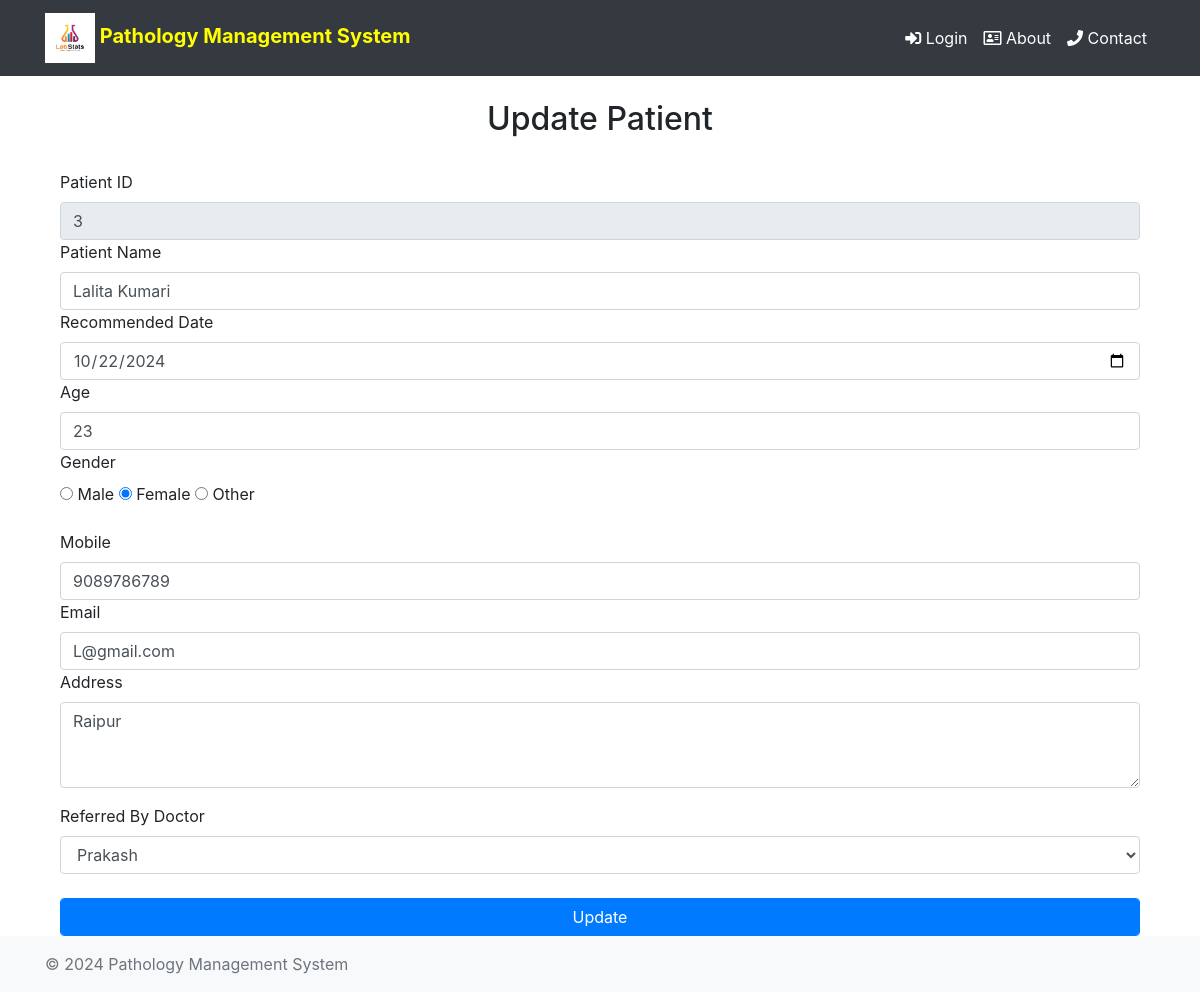
/updatepatient/3, run on the app's committed database.
### pathoapp/models.py (models this page shows, shortened)
class PatientMaster(models.Model):
    patientid = models.IntegerField(primary_key=True)
    patientname = models.CharField(max_length=100)  # Renamed 'name' to 'patientname'
    recondate = models.DateField()  # Recommended date for the patient
    age = models.IntegerField()
    GENDER_CHOICES = [
        ('MALE', 'Male'),
        ('FEMALE', 'Female'),
        ('OTHER', 'Other'),
    ]
    gender = models.CharField(max_length=10, choices=GENDER_CHOICES, default='MALE')
    mobile = models.CharField(max_length=15)
    email = models.EmailField()
    address = models.CharField(max_length=255)
    refbydoctor = models.ForeignKey(Doctor, on_delete=models.SET_NULL, null=True, blank=True)

### pathoapp/views.py (the view, shortened to what this page needs)
# urls.py: path('updatepatient/<int:patientid>', views.updatepatient, name='updatepatient'),
def updatepatient(request, patientid):
    patient = get_object_or_404(PatientMaster, patientid=patientid)
    doctors = Doctor.objects.all()  # Fetch all doctors for dropdown
    return render(request, 'updatepatient.html', {'patient': patient, 'doctors': doctors})

### pathoapp/templates/updatepatient.html (shortened to what this page needs)
{% extends "base.html" %}
{% load static %}
{% block content %}
<div class="container" style="margin-top:20px">
    <h2 class="text-center">Update Patient</h2>
    <br>
    <form method="post" action="" enctype="multipart/form-data">
        <label>Patient ID</label>
        <input type="text" class="form-control" name="patientid" value="{{ patient.patientid }}" readonly>
        <label>Patient Name</label>
        <input type="text" class="form-control" name="patientname" value="{{ patient.patientname }}" required>
        <label>Recommended Date</label>
        <input type="date" class="form-control" name="recondate" value="{{ patient.recondate|date:'Y-m-d' }}" required>
        <label>Age</label>
        <input type="number" class="form-control" name="age" value="{{ patient.age }}" required>
        <label>Gender</label>
        <div>
            <input type="radio" name="gender" value="Male" {% if patient.gender == "Male" %}checked{% endif %}> Male
            <input type="radio" name="gender" value="Female" {% if patient.gender == "Female" %}checked{% endif %}> Female
            <input type="radio" name="gender" value="Other" {% if patient.gender == "Other" %}checked{% endif %}> Other
        </div>
        <br>
        <label>Mobile</label>
        <input type="text" class="form-control" name="mobile" value="{{ patient.mobile }}" required>
        <label>Email</label>
        <input type="email" class="form-control" name="email" value="{{ patient.email }}" required>
        <label>Address</label>
        <textarea name="address" class="form-control" rows="3" required>{{ patient.address }}</textarea>
        <label for="refbydoctor" class="mt-3">Referred By Doctor</label>
        <select name="refbydoctor" class="form-control" required>
            {% for doctor in doctors %}
                <option value="{{ doctor.doctorname }}" {% if patient.refbydoctor and patient.refbydoctor.doctorname == doctor.doctorname %}selected{% endif %}>
                    {{ doctor.doctorname }}
                </option>
            {% endfor %}
        </select>
        <br>
        <input type="submit" name="updatepatient_submit" value="Update" class="form-control btn btn-primary">
    </form>
</div>
{% endblock %}

### data on the page
PatientMaster: patientid "3", patientname "Lalita Kumari", recondate "10/22/2024", age "23", gender "☑", mobile "9089786789", email "L@gmail.com", address "Raipur"

### other printed values
form field refbydoctor "Prakash"
